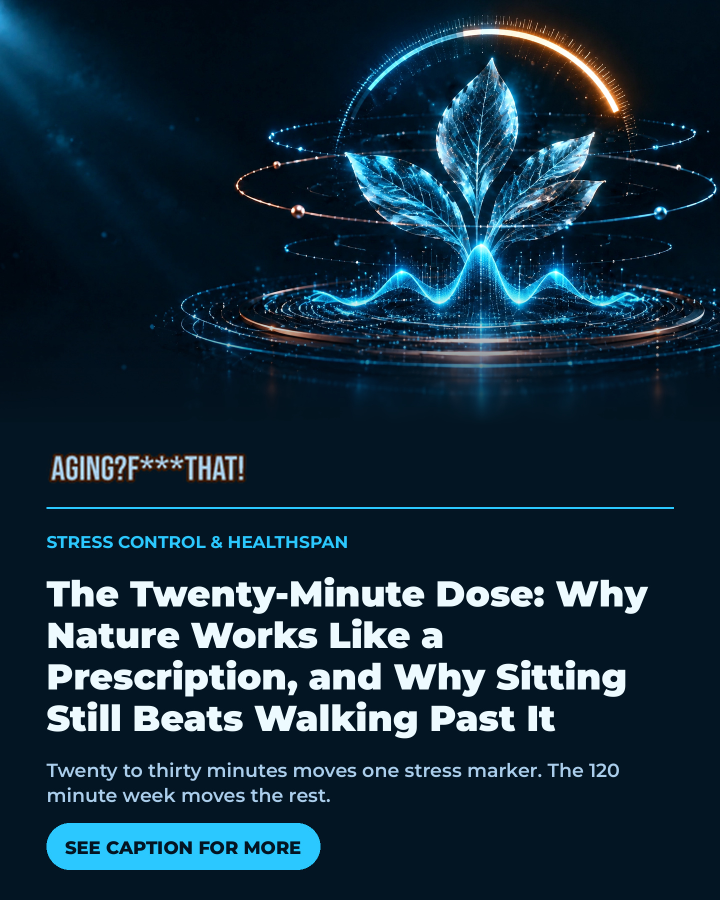
#> input picture social/twenty-minute-dose-nature-cortisol.jpg, 1440 x 1800 px, found by its file name (shown at 1/2 size)
$ python make1080_23.py
#> lines starting #> are read from the running program, lines starting #| are printed output that depends on the picture
"""Downscale the 23 October master post image to the 1080x1350 delivery size."""
from PIL import Image

SRC = "social/twenty-minute-dose-nature-cortisol.jpg"
OUT = "social/twenty-minute-dose-nature-cortisol-1080.jpg"

im = Image.open(SRC).convert("RGB")
#> im is the input picture: PIL image 1440x1800 RGB; mean R, G, B 20.7, 44.3, 59.9
im.resize((1080, 1350), Image.LANCZOS).save(OUT, "JPEG", quality=95, subsampling=0, optimize=True)
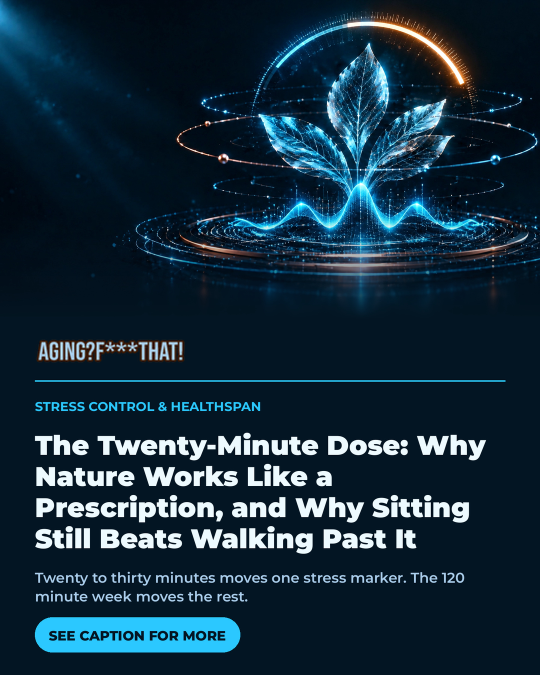
#> saved as twenty-minute-dose-nature-cortisol-1080.jpg: PIL image 1080x1350 RGB (shown at 1/2 size); mean R, G, B 20.8, 44.2, 59.8
print(OUT, Image.open(OUT).size, len(open(OUT, "rb").read()))

p = "scripts/build_public.py"
#> (the run stopped early here; a loop or call above may not have finished)

$ run again, with social/butyrate-fibre-biological-age-1440.jpg copied over social/twenty-minute-dose-nature-cortisol.jpg
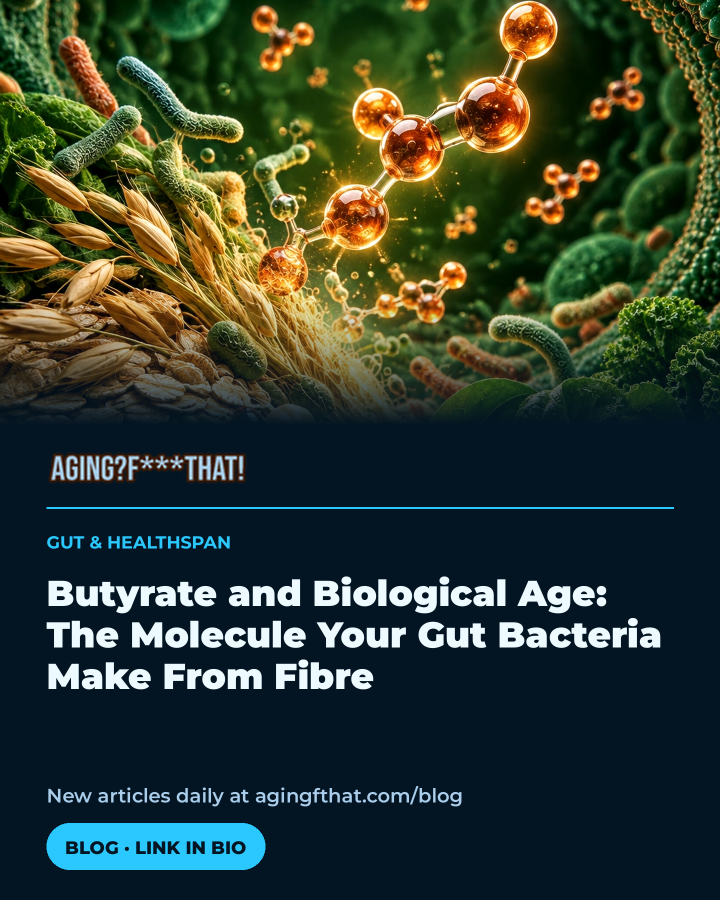
#> input picture social/butyrate-fibre-biological-age-1440.jpg, 1440 x 1800 px, found by its file name (shown at 1/2 size)
#> im is the input picture: PIL image 1440x1800 RGB; mean R, G, B 48.3, 60.6, 47.4
#> `im.resize((1080, 1350), Image.LANCZOS).save(OUT, "JPEG", quality=95, s..`:
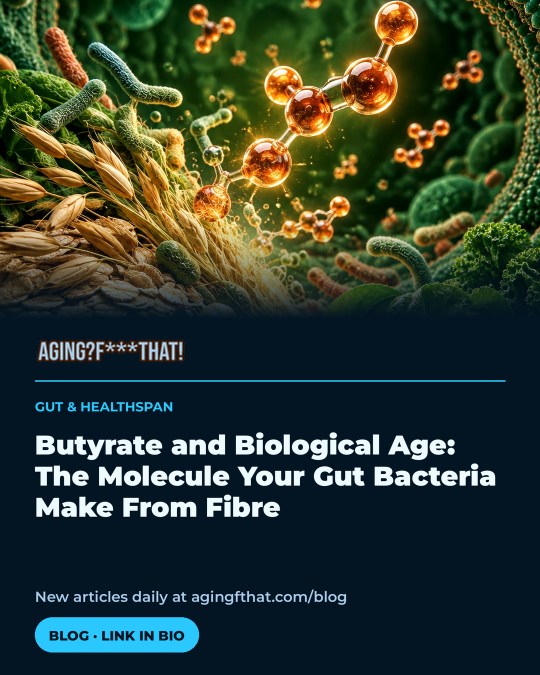
#> saved as twenty-minute-dose-nature-cortisol-1080.jpg: PIL image 1080x1350 RGB (shown at 1/2 size); mean R, G, B 48.3, 60.6, 47.4

$ run again, with social/butyrate-fibre-biological-age-story.jpg copied over social/twenty-minute-dose-nature-cortisol.jpg
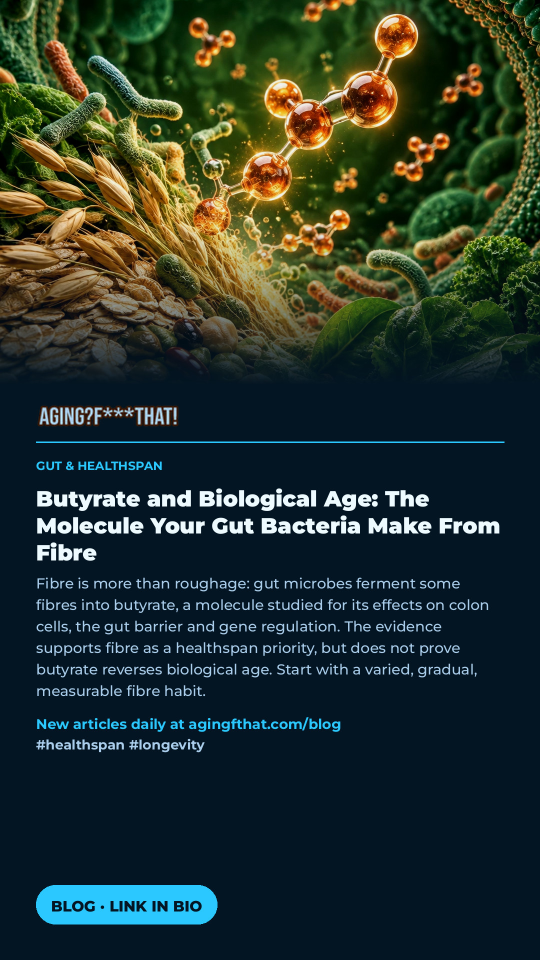
#> input picture social/butyrate-fibre-biological-age-story.jpg, 1080 x 1920 px, found by its file name (shown at 1/2 size)
#> im is the input picture: PIL image 1080x1920 RGB; mean R, G, B 36.9, 51, 44.5
#> `im.resize((1080, 1350), Image.LANCZOS).save(OUT, "JPEG", quality=95, s..`:
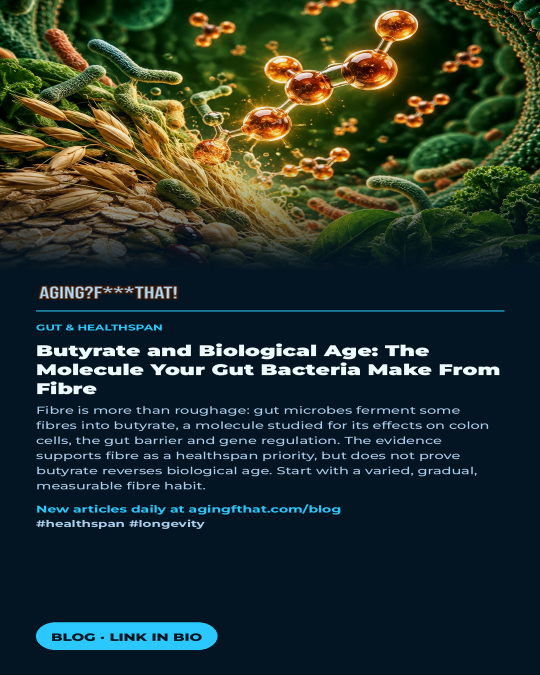
#> saved as twenty-minute-dose-nature-cortisol-1080.jpg: PIL image 1080x1350 RGB (shown at 1/2 size); mean R, G, B 37, 51, 44.5
